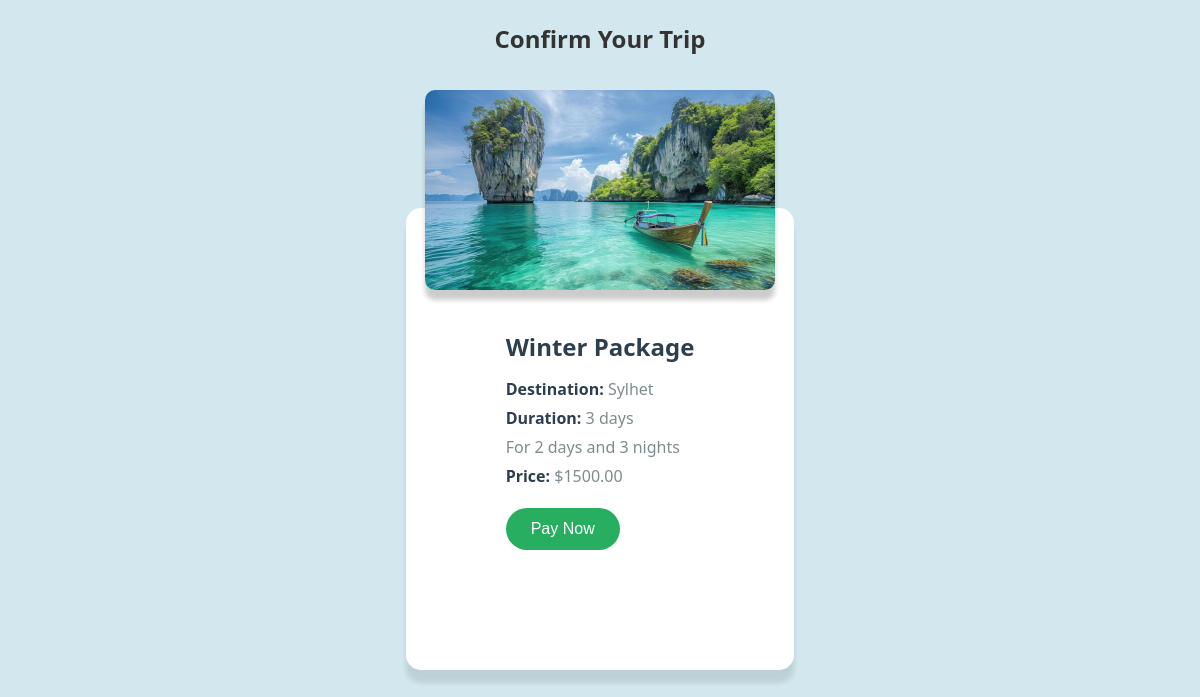
/payment/1/ (signed in), run on the app's committed database.
### core/models.py (models this page shows, shortened)
class Package(models.Model):
    name = models.CharField(max_length=100)
    destination = models.CharField(max_length=100)
    description = models.TextField()
    image = models.ImageField(upload_to='packages/', blank=True)
    price = models.DecimalField(max_digits=10, decimal_places=2)
    days = models.IntegerField()

### core/views.py (the view)
@login_required
def payment(request, package_id):
    package = get_object_or_404(Package, id=package_id)
    if request.method == "POST":
        Booking.objects.create(user=request.user, package=package)
        return render(request, 'core/thank_you.html', {'package': package})
    return render(request, 'core/payment.html', {'package': package})

### core/templates/core/payment.html (shortened to what this page needs)
{% load static %}
<!DOCTYPE html>
<html>
<head>
    <link rel="stylesheet" href="{% static 'core/style.css' %}">
</head>
<body>
    <div class="container">
        <h2>Confirm Your Trip</h2>
        <div class="card">
            {% if package.image %}
                <img src="{{ package.image.url }}" alt="{{ package.name }}">
            {% else %}
                <img src="{% static 'hotel.jpg' %}" alt="Default Image">
            {% endif %}
            <div class="card-body">
                <h3>{{ package.name }}</h3>
                <p><strong>Destination:</strong> {{ package.destination }}</p>
                <p><strong>Duration:</strong> {{ package.days }} days</p>
                <p>{{ package.description }}</p>
                <p><strong>Price:</strong> ${{ package.price }}</p>
                <form method="POST">
                    <button type="submit" class="btn">Pay Now</button>
                </form>
            </div>
        </div>
    </div>
</body>
</html>

### core/static/css/style.css (style rules this page uses)
* { margin: 0; padding: 0; box-sizing: border-box; }
body { font-family: 'Segoe UI', Tahoma, Geneva, Verdana, sans-serif; line-height: 1.6; color: #333; background: #d2e8ee }
.container { max-width: 800px; margin: 0 auto; padding: 20px; }
.btn { background-color: #4CAF50; color: white; padding: 10px 20px; border: none; cursor: pointer; }

### core/templates/core/payment.html (style rules this page uses)
.container { max-width: 800px; margin: 0 auto; padding: 20px; text-align: center; position: relative; min-height: 100vh; }
.card { background: #ffffff; border-radius: 15px; box-shadow: 0 13px 5px rgba(0, 0, 0, 0.1); padding: 100px; margin-top: 150px; display: inline-block; text-align: left; transition: transform 0.3s ease; }
.card img { position: absolute; top: 90px; left: 50%; transform: translateX(-50%); width: 350px; height: 200px; object-fit: cover; border-radius: 10px; box-shadow: 0 10px 5px rgba(0, 0, 0, 0.2); animation: float 4s ease-in-out infinite; transition: transform 0.3s ease; }
.card-body { padding: 20px 0; color: #333; }
.card-body h3 { font-size: 24px; margin-bottom: 10px; color: #2c3e50; transition: color 0.3s ease; }
.card-body p { font-size: 16px; margin: 5px 0; line-height: 1.5; color: #7f8c8d; }
.card-body p strong { color: #2c3e50; font-weight: 600; }
form { margin-top: 20px; }
.btn { background-color: #27ae60; color: white; padding: 12px 25px; border: none; border-radius: 25px; font-size: 16px; cursor: pointer; transition: all 0.3s ease; }

### data on the page
Package: image (picture), name "Winter Package", destination "Sylhet", days "3", description "For 2 days and 3 nights", price "1500.00"
